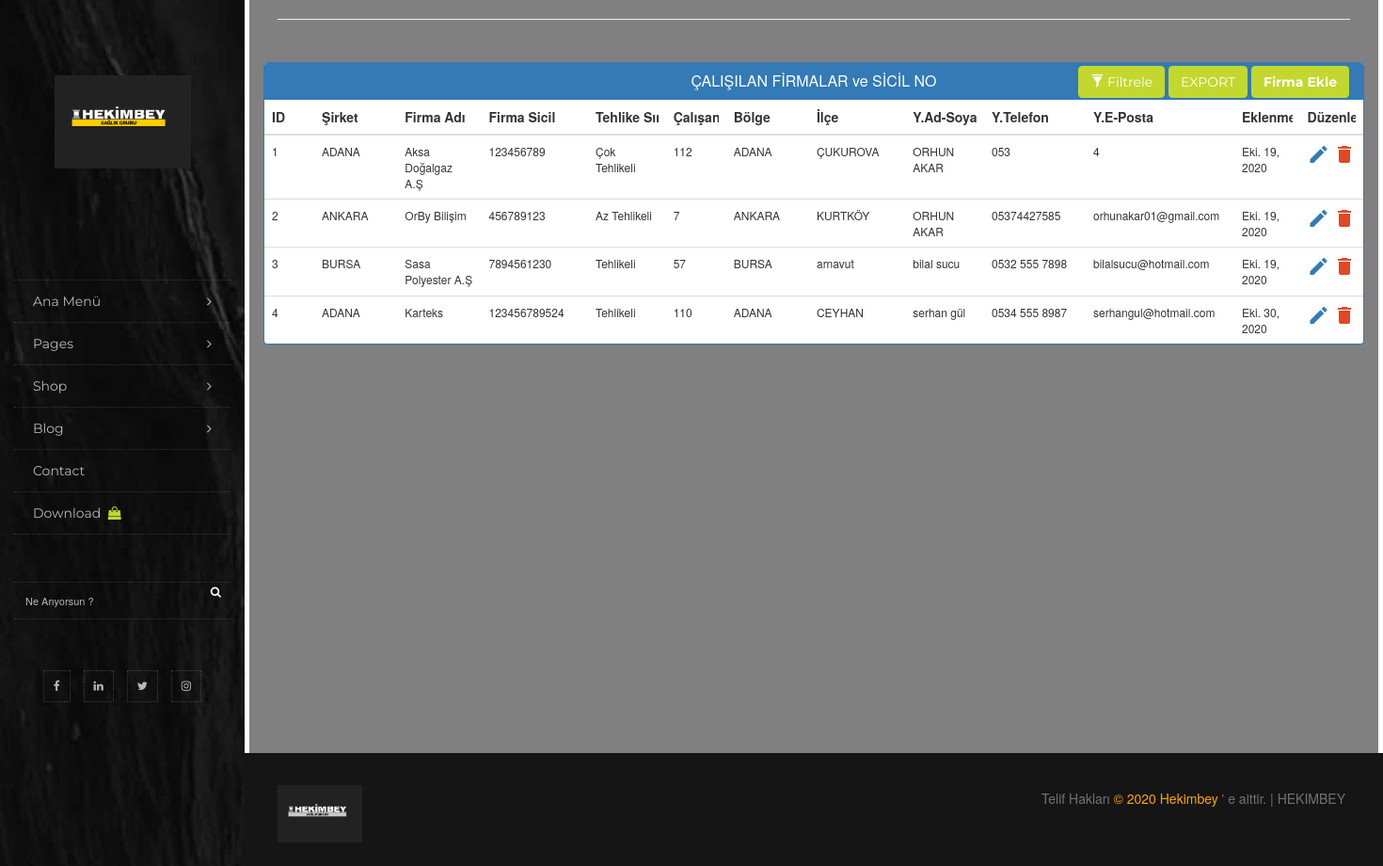
Screenshot of /firmalar/ (signed in) with the database file from the repository.
### calisilanFirma/models.py (models this page shows, shortened)
class calisilanFirmalar(models.Model):
    ekle1=(
        ('Az Tehlikeli','Az Tehlikeli') ,
        ('Tehlikeli','Tehlikeli') ,
        ('Çok Tehlikeli' , 'Çok Tehlikeli') ,
        )
    Sirket = models.ForeignKey(isyeri, on_delete=models.CASCADE,blank=True,null=True)
    firmaAd=models.CharField(max_length=200,verbose_name='Çalışılacak Firma Adı')
    SicilNumarasi=models.CharField(max_length=110,verbose_name="Çalışılacak Firma'nın Sicil No")
    tehlikeSinif=models.CharField(choices=ekle1, max_length=60, verbose_name='Tehlike Sınıfı')
    isyeriCalisanSayisi=models.PositiveIntegerField(verbose_name='Çalışan sayısı')
    isyeriBolge=models.CharField(max_length=40,verbose_name='Bölge')
    isyeri_ilcesi=models.CharField(max_length=50,verbose_name='İlçe')
    ad_soyad=models.CharField(max_length=100 , verbose_name='Yetkili Ad Soyad')
    telefon=models.CharField(max_length=100,verbose_name='Yetkili Telefonu')
    e_posta=models.CharField(max_length=200,verbose_name='Yetkili E - Posta')
    kayitTarih=models.DateField(default=date.today)

### isyeriekle/models.py (models this page shows, shortened)
class isyeri(models.Model):
    isyeriAdi=models.CharField(max_length=130,verbose_name='İşyeri Adı',blank=False,null=False)
    isyeriBolge=models.CharField(max_length=30,verbose_name='İşyeri Bölgesi',blank=True,null=True)
    isyeriSicil=models.CharField(max_length=100,verbose_name='İşyeri Sicil No',blank=True,null=True)
    isyeriEklenmeZamani=models.DateField(default=date.today,)
    def __str__(self):
        return self.isyeriAdi

### calisilanFirma/views.py (the view)
# urls.py: url('', views.calisilanfirma_view, name='calisilanfirma_view'),
@login_required(login_url=login_view)
def calisilanfirma_view(request):
    listele = calisilanFirmalar.objects.all().order_by('pk')
    return render(request , 'calisilanFirma/views.html' , {'listele': listele})

### calisilanFirma/templates/calisilanFirma/views.html (shortened to what this page needs)
{% extends 'calisilanFirma/isyeriekle.html' %}
{% block content %}
<head>
</head>
<link href="//netdna.bootstrapcdn.com/bootstrap/3.1.0/css/bootstrap.min.css" rel="stylesheet" id="bootstrap-css">
<link rel="stylesheet" href="https://maxcdn.bootstrapcdn.com/font-awesome/4.7.0/css/font-awesome.min.css">
<link rel="stylesheet" href="https://maxcdn.bootstrapcdn.com/bootstrap/3.3.7/css/bootstrap.min.css">
<div class="container">
    <hr>
    <div class="row">
        <div class="panel panel-primary filterable">
            <div class="panel-heading">
                <h3 class="panel-title">ÇALIŞILAN FİRMALAR ve SİCİL NO</h3>
                <div class="pull-right">
                    <button class="btn btn-default btn-s btn-filter"><span class="glyphicon glyphicon-filter"></span> Filtrele </button>
                    <button class="btn btn-default btn-s " id="btnExport" onclick="fnExcelReport();"> EXPORT </button>
                    <a href="{% url 'calisilanfirma_create' %}" ><button class="btn btn-default btn-s "  > <b>Firma Ekle</b>  </button></a>
                </div>
            </div>
            <table class="table table-fit table-hover"  lang="tr" id="headerTable">
                <thead>
                    <tr class="filters">
                        <th><input type="text" class="form-control" placeholder="ID" disabled></th>
                        <th><input type="text" class="form-control" placeholder="Şirket" disabled></th>
                        <th><input type="text" class="form-control" placeholder="Firma Adı" disabled></th>
                        <th><input type="text" class="form-control" placeholder="Firma Sicil" disabled></th>
                        <th><input type="text" class="form-control" placeholder="Tehlike Sınıfı" disabled></th>
                        <th><input type="text" class="form-control" placeholder="Çalışan Sayısı" disabled></th>
                        <th><input type="text" class="form-control" placeholder="Bölge" disabled></th>
                        <th><input type="text" class="form-control" placeholder="İlçe" disabled></th>
                        <th><input type="text" class="form-control" placeholder="Y.Ad-Soyad" disabled></th>
                        <th><input type="text" class="form-control" placeholder="Y.Telefon" disabled></th>
                        <th><input type="text" class="form-control" placeholder="Y.E-Posta" disabled></th>
                        <th><input type="text" class="form-control" placeholder="Eklenme Tarihi" disabled></th>
                        <th><input type="text" class="form-control" placeholder="Düzenle / Sil" disabled></th>
                    </tr>
                </thead>
                <tbody>
                {% for liste in listele %}
                    <tr class="filters">
                        <td>{{liste.id}}</td>
                        <td>{{liste.Sirket}}</td>
                        <td>{{liste.firmaAd}}</td>
                        <td>{{liste.SicilNumarasi}}</td>
                        <td>{{liste.tehlikeSinif}}</td>
                        <td>{{liste.isyeriCalisanSayisi}}</td>
                        <td>{{liste.isyeriBolge}}</td>
                        <td>{{liste.isyeri_ilcesi}}</td>
                        <td>{{liste.ad_soyad}}</td>
                        <td>{{liste.telefon}}</td>
                        <td>{{liste.e_posta}}</td>
                        <td>{{liste.kayitTarih}}</td>
                        <td><a href="{% url 'calisilanfirma_update' liste.id %}" class="material-icons"></a>
                            <a href="{% url 'calisilanfirma_delete' liste.id %}" class="delete material-icons"  onclick="return confirmDel();" ></a>
                        </td>
                    </tr>
                {% endfor %}
                </tbody>
            </table>
        </div>
    </div>
</div>
{% endblock %}

### calisilanFirma/templates/calisilanFirma/isyeriekle.html (shortened to what this page needs)
{% load static %}
<head>
	<link rel="stylesheet" href="{% static 'css/bootstrap.min.css' %}">
    <link rel="stylesheet" href="{% static 'css/font-awesome.min.css' %}">
    <link rel="stylesheet" href="{% static 'css/carousel.css' %}">
    <link rel="stylesheet" href="{% static 'style.css' %}">
</head>
<body class="left-menu">
    <div class="menu-wrapper">
        <header class="vertical-header">
            <div class="vertical-header-wrapper">
                <nav class="nav-menu">
                    <div class="logo">
                        <a href=""><img src="{% static 'diger/logo.png' %}"  alt="" width="145"></a>
                    </div>
                    <div class="margin-block"></div>
                    <ul class="primary-menu">
                        <li class="child-menu"><a href="#">Ana Menü<i class="fa fa-angle-right"></i></a>
                        </li>
                        <li class="child-menu"><a href="#">Pages <i class="fa fa-angle-right"></i></a>
                        </li>
                        <li class="child-menu"><a href="#">Shop <i class="fa fa-angle-right"></i></a>
                        </li>
                        <li class="child-menu"><a href="#">Blog <i class="fa fa-angle-right"></i></a>
                        </li>
                        <li><a href="#">Contact</a></li>
                        <li><a href="https://html.design">Download <i class="fa fa-shopping-bag"></i></a></li>
                    </ul>
                    <div class="margin-block"></div>
                    <div class="menu-search">
                        <form>
                            <div class="form-group">
                                <input type="text" class="form-control" placeholder="Ne Arıyorsun ?">
                                <button class="btn btn-primary"><i class="fa fa-search"></i></button>
                            </div>
                        </form>
                    </div>
                    <div class="margin-block"></div>
                    <div class="menu-social">
                        <ul class="list-inline text-center">
                            <li><a href="https://www.facebook.com/hekimbey.osgb/"><i class="fa fa-facebook"></i></a></li>
                            <li><a href="https://tr.linkedin.com/company/heki̇mbey-i̇ş-sağliği-ve-güvenli̇ği̇-osgb"><i class="fa fa-linkedin"></i></a></li>
                            <li><a href="#"><i class="fa fa-twitter"></i></a></li>
                            <li><a href="https://www.instagram.com/accounts/login/?next=/hekimbey.osgb/"><i class="fa fa-instagram"></i></a></li>
                        </ul>
                    </div>
                </nav>
            </div>
        </header>
    </div>
    <div id="wrapper" style="background-color:dark-gray">
            <div class="home-text-wrapper relative container" style="background-color:gray">
                 {% block content %}
                 {% endblock %}
            </div>
        <div class="section copyrights">
            <div class="container">
                <div class="row">
                    <div class="col-lg-3 col-md-3">
                        <div class="cop-logo">
                            <img src="{% static 'diger/logo.png' %}" width="90" alt="">
                        </div>
                    </div>
                    <div class="col-lg-9 col-md-9 text-right">
                        <div class="cop-links">
                            <ul class="list-inline">
                                <li> Telif Hakları  <span style="color:orange">&copy; 2020 Hekimbey </span>  ' e aittir. | HEKIMBEY </li>
                            </ul>
                        </div>
                    </div>
                </div>
            </div>
        </div>
    </div>
</body>
</html>

### calisilanFirma/templates/calisilanFirma/views.html (style rules this page uses)
.filterable { margin-top: 25px; }
.filterable .panel-heading .pull-right { margin-top: -25px; }
.filterable .filters input[disabled] { background-color: transparent; border: none; cursor: auto; box-shadow: none; padding: 0; height: auto; }
table.table td a.delete { color: #E34724; }
table { font-size: 12px; }

### rows the page displays
calisilanFirmalar: id "1", Sirket "ADANA", firmaAd "Aksa Doğalgaz A.Ş", SicilNumarasi "123456789", tehlikeSinif "Çok Tehlikeli", isyeriCalisanSayisi "112", isyeriBolge "ADANA", isyeri_ilcesi "ÇUKUROVA", ad_soyad "ORHUN AKAR", telefon "053", e_posta "4", kayitTarih "Eki. 19, 2020"
calisilanFirmalar: id "2", Sirket "ANKARA", firmaAd "OrBy Bilişim", SicilNumarasi "456789123", tehlikeSinif "Az Tehlikeli", isyeriCalisanSayisi "7", isyeriBolge "ANKARA", isyeri_ilcesi "KURTKÖY", ad_soyad "ORHUN AKAR", telefon "05374427585", e_posta "orhunakar01@gmail.com", kayitTarih "Eki. 19, 2020"
calisilanFirmalar: id "3", Sirket "BURSA", firmaAd "Sasa Polyester A.Ş", SicilNumarasi "7894561230", tehlikeSinif "Tehlikeli", isyeriCalisanSayisi "57", isyeriBolge "BURSA", isyeri_ilcesi "arnavut", ad_soyad "bilal sucu", telefon "0532 555 7898", e_posta "bilalsucu@hotmail.com", kayitTarih "Eki. 19, 2020"
calisilanFirmalar: id "4", Sirket "ADANA", firmaAd "Karteks", SicilNumarasi "123456789524", tehlikeSinif "Tehlikeli", isyeriCalisanSayisi "110", isyeriBolge "ADANA", isyeri_ilcesi "CEYHAN", ad_soyad "serhan gül", telefon "0534 555 8987", e_posta "serhangul@hotmail.com", kayitTarih "Eki. 30, 2020"
